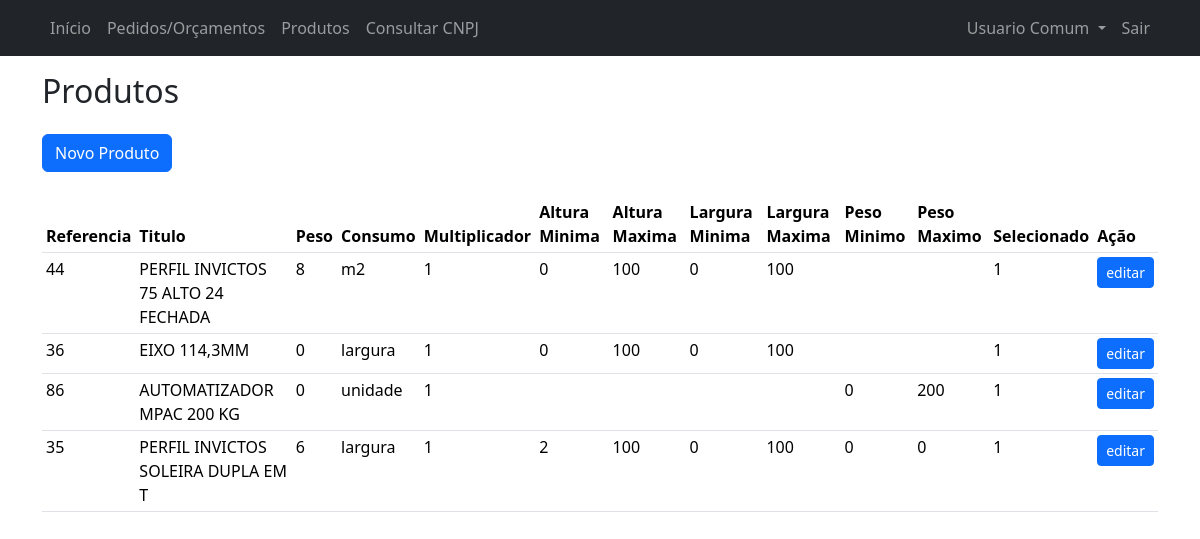
Screenshot of /produtos.php (signed in) with the database file from the repository.
### tables this page shows
CREATE TABLE `produtos` (
  `id` int NOT NULL primary key,
  `codigo` varchar(64) NOT NULL,
  `titulo` varchar(256) DEFAULT NULL,
  `peso` float DEFAULT NULL,
  `tipo_consumo` varchar(64) DEFAULT NULL,
  `multiplicador` float DEFAULT NULL,
  `altura_minima_porta` float DEFAULT NULL,
  `altura_maxima_porta` float DEFAULT NULL,
  `largura_minima_porta` float DEFAULT NULL,
  `largura_maxima_porta` float DEFAULT NULL,
  `peso_minimo_porta` float DEFAULT NULL,
  `peso_maximo_porta` float DEFAULT NULL,
  `selecionado` tinyint(1) DEFAULT NULL,
  `deleted` tinyint(1) DEFAULT NULL,
  `created_by` int DEFAULT NULL,
  `created_at` datetime DEFAULT NULL,
  `updated_by` int DEFAULT NULL,
  `updated_at` datetime DEFAULT NULL,
  `deleted_by` int DEFAULT NULL,
  `deleted_at` datetime DEFAULT NULL
);

### produtos.php (the view, shortened to what this page needs)
<!DOCTYPE html>
<html lang="pt-br">
<head>
    <?php require('partials/head.php'); ?>
</head>
<body>
    <?php
        require('partials/navbar.php');
    ?>
    <div class="container my-3">
        <h2>Produtos</h2>
    </div>
    <div class="container mt-4">
        <a href="novo_produto.php" class="btn btn-primary" role="button">Novo Produto</a>
    </div>
    <div class="container mt-4">
        <table class="table table-hover table-sm">
            <thead>
                <tr>
                    <th>Referencia</th>
                    <th>Titulo</th>
                    <th>Peso</th>
                    <th>Consumo</th>
                    <th>Multiplicador</th>
                    <th>Altura Minima</th>
                    <th>Altura Maxima</th>
                    <th>Largura Minima</th>
                    <th>Largura Maxima</th>
                    <th>Peso Minimo</th>
                    <th>Peso Maximo</th>
                    <th>Selecionado</th>
                    <th>Ação</th>
                </tr>
            </thead>
            <tbody>
                <?php
                    require('config/connection.php');
                    $sql = "SELECT `id`,`codigo`,`titulo`,`peso`,`tipo_consumo`,`multiplicador`,`altura_minima_porta`,`altura_maxima_porta`,`largura_minima_porta`,`largura_maxima_porta`,`peso_minimo_porta`,`peso_maximo_porta`,`selecionado`
                            FROM `produtos`
                            WHERE `deleted` = :deleted";
                    $stmt = $pdo->prepare($sql);
                    $stmt->bindValue(':deleted', 0);
                    $stmt->execute();
                    $resultado = $stmt->fetchAll(PDO::FETCH_ASSOC);
                    foreach($resultado as $row){
                        $id = isset($row['id'])?$row['id']:"";
                        $codigo = isset($row['codigo'])?$row['codigo']:"";
                        $titulo = isset($row['titulo'])?$row['titulo']:"";
                        $peso = isset($row['peso'])?$row['peso']:"";
                        $consumo = isset($row['tipo_consumo'])?$row['tipo_consumo']:"";
                        $multiplicador = isset($row['multiplicador'])?$row['multiplicador']:"";
                        $alturaMinima = isset($row['altura_minima_porta'])?$row['altura_minima_porta']:"";
                        $alturaMaxima = isset($row['altura_maxima_porta'])?$row['altura_maxima_porta']:"";
                        $larguraMinima = isset($row['largura_minima_porta'])?$row['largura_minima_porta']:"";
                        $larguraMaxima = isset($row['largura_maxima_porta'])?$row['largura_maxima_porta']:"";
                        $pesoMinimo = isset($row['peso_minimo_porta'])?$row['peso_minimo_porta']:"";
                        $pesoMaximo = isset($row['peso_maximo_porta'])?$row['peso_maximo_porta']:"";
                        $selecionado = isset($row['selecionado'])?$row['selecionado']:"";
                    echo "<tr>";
                    echo "    <td>$codigo</td>";
                    echo "    <td>$titulo</td>";
                    echo "    <td>$peso</td>";
                    echo "    <td>$consumo</td>";
                    echo "    <td>$multiplicador</td>";
                    echo "    <td>$alturaMinima</td>";
                    echo "    <td>$alturaMaxima</td>";
                    echo "    <td>$larguraMinima</td>";
                    echo "    <td>$larguraMaxima</td>";
                    echo "    <td>$pesoMinimo</td>";
                    echo "    <td>$pesoMaximo</td>";
                    echo "    <td>$selecionado</td>";
                    echo "    <td><a class=\"btn btn-primary btn-sm\" href=\"editar_produto.php?produto_id=$id\">editar</a></td>";
                    echo "</tr>";
                    }
                ?>
            </tbody>
        </table>
    </div>
</body>
</html>

### rows the page displays
produtos: codigo "44", titulo "PERFIL INVICTOS 75 ALTO 24 FECHADA", peso "8", tipo_consumo "m2", multiplicador "1", altura_minima_porta "0", altura_maxima_porta "100", largura_minima_porta "0", largura_maxima_porta "100", selecionado "1"
produtos: codigo "36", titulo "EIXO 114,3MM", peso "0", tipo_consumo "largura", multiplicador "1", altura_minima_porta "0", altura_maxima_porta "100", largura_minima_porta "0", largura_maxima_porta "100", selecionado "1"
produtos: codigo "86", titulo "AUTOMATIZADOR MPAC 200 KG", peso "0", tipo_consumo "unidade", multiplicador "1", peso_minimo_porta "0", peso_maximo_porta "200", selecionado "1"
produtos: codigo "35", titulo "PERFIL INVICTOS SOLEIRA DUPLA EM T", peso "6", tipo_consumo "largura", multiplicador "1", altura_minima_porta "2", altura_maxima_porta "100", largura_minima_porta "0", largura_maxima_porta "100", peso_minimo_porta "0", peso_maximo_porta "0", selecionado "1"

### other values shown
$_SESSION['loggedUserName'] "Usuario Comum"
